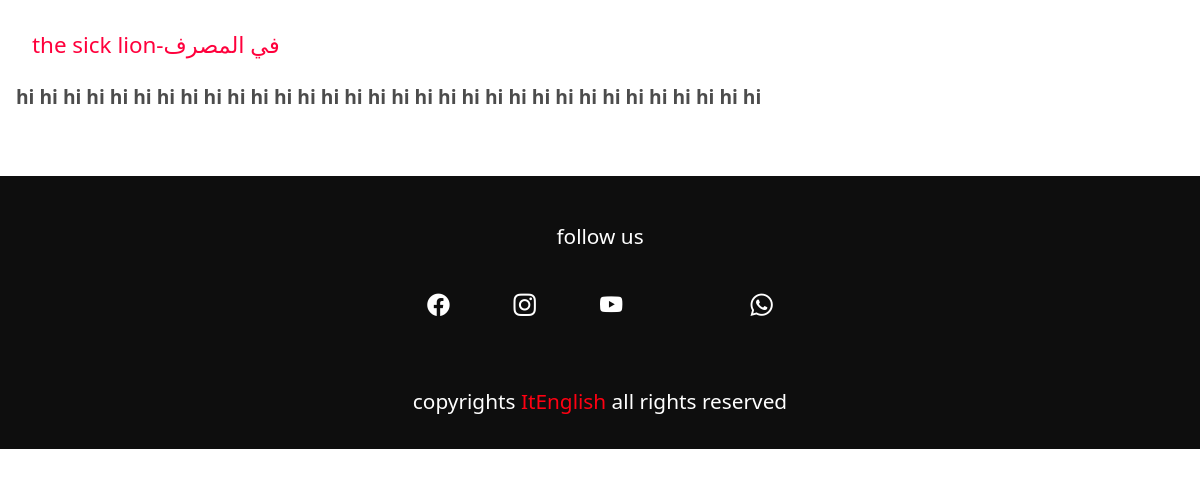
Page /blog/the_sick_lion/ on the committed database.
### base/models.py (models this page shows, shortened)
class Blog(models.Model):
    title = models.CharField(max_length=200, null=True)
    slug = models.SlugField(max_length=200,unique=True)
    model='blog'
    title_arabic = models.CharField(max_length=200, null=True)
    image = models.ImageField(null=False, blank=False)
    intro = models.TextField()
    pub_time      =  models.DateTimeField(auto_now_add=True)

### base/views.py (the view)
# urls.py: path('blog/<slug:slug>/', views.blog_view,name='blog'),
def blog_view(request,slug):
    blog = get_object_or_404(Blog, slug=slug)
    items = []
    image_articles = blog.image_article_set.all()
    articles = blog.article_set.all()
    content = sorted(
            list(articles) + list(image_articles),
            key=lambda obj: obj.pub_time,
            reverse=False
        )
    context={'blog': blog,'items': content}
    return render(request,'blog.html',context)

### templates/blog.html (shortened to what this page needs)
{% extends "main.html" %}
{% load static %}
{% block content %}
    <div class="blog-detail">
        <h2 class="blog-title">{{blog.title}}-{{blog.title_arabic}}</h2>
        <p class="introduction">
            {{blog.intro}}
        </p>
        <div class="blog-content">
        </div>
    </div>
{% endblock %}

### static/css/styles.css (style rules this page uses)
:root { --color: #fff; --color2: #FDFDFD; --color3: #FF9B00; --tran-color: rgba(0,0,0,.6); --bgc1: #262626; --bgc2: #AAAAAA; }
* { padding: 0; margin: 0; box-sizing: border-box; }
html { font-size: 10% 11px; }
body { color: #fff; }
.blog-detail { width: 100%; color: #000; display: flex; justify-content: center; flex-direction: column; padding: 1rem; }
.blog-title { width: 100%; padding: 1rem; color: #FF003C; font-size: 1.4rem; }
.introduction { width: 100%; font-size: 1.2rem; font-weight: 590; color:rgba(0,0,0,.7) ; }
.blog-content { width: 100%; display: flex; flex-direction: column; padding: 1rem; }

### rows in the picture
Blog: title "the sick lion", title_arabic "في المصرف", intro "hi hi hi hi hi hi hi hi hi hi hi hi hi hi hi hi hi hi hi hi hi hi hi hi hi hi hi hi hi hi hi hi"
